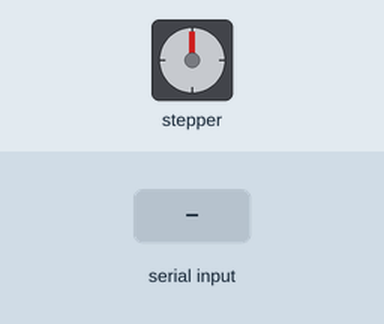
Recording of a sketch running on a simulated Arduino Uno, built with avr-gcc and run on an emulated ATmega328P. Shown: stepper motor. Wiring (inferred from the names in the program): stepper motor driver (200 steps per turn assumed): step pin 2; direction pin 3. The test bench sets the inputs (shaded band).

Above: at 1.2 s.
1.3 s: "O" received over Serial
Timing chart, 0 to 4.3 s (numbered marks = the images above; inputs shaded):
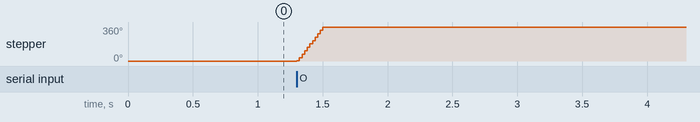

The sketch:

Stepper_Motor.ino
```cpp
#define STEP_PIN 2
#define DIR_PIN 3

void setup() {
  pinMode(STEP_PIN, OUTPUT);
  pinMode(DIR_PIN, OUTPUT);
  Serial.begin(9600);
}

void loop() {
  if (Serial.available() > 0) {
    char command = Serial.read();
    if (command == 'O') {
      unlockDoor();
    }
  }
}

void unlockDoor() {
  digitalWrite(DIR_PIN, HIGH);
  for (int i = 0; i < 200; i++) {
    digitalWrite(STEP_PIN, HIGH);
    delayMicroseconds(500);
    digitalWrite(STEP_PIN, LOW);
    delayMicroseconds(500);
  }
  delay(5000);
}
```

Measured:
- after the input at 1.3 s, stepper: turns 360° clockwise in 0.20 s, starting at once
